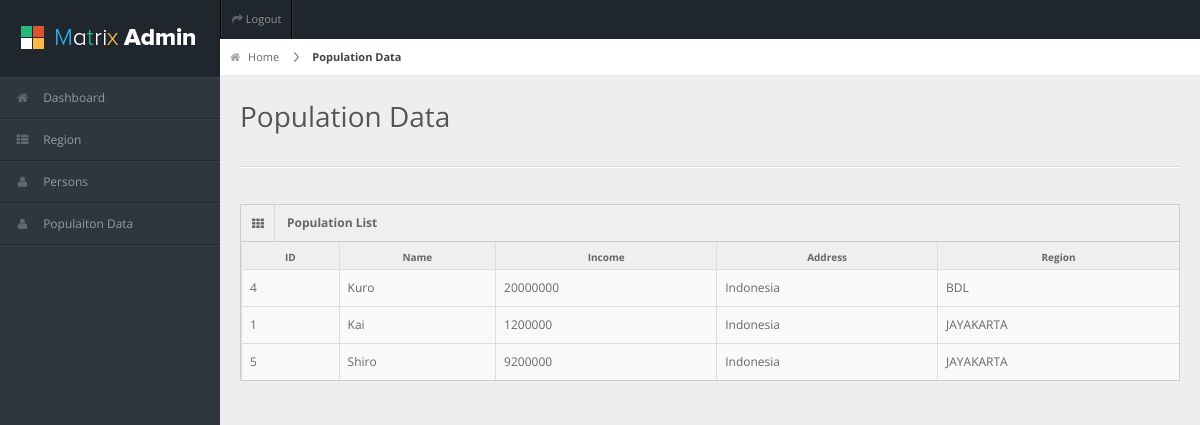
The app's page /population.php (signed in) with its own data.
### tables this page shows
CREATE TABLE `person` (
  `id` int(11) NOT NULL,
  `name` varchar(80) NOT NULL,
  `region_id` int(11) NOT NULL,
  `address` varchar(120) NOT NULL,
  `income` int(11) NOT NULL,
  `created_at` datetime NOT NULL,
  `created_by` int(11) NOT NULL
);

CREATE TABLE `regions` (
  `id` int(11) NOT NULL,
  `name` varchar(80) NOT NULL,
  `created_at` datetime NOT NULL,
  `created_by` int(11) NOT NULL
);

### population.php (the view, shortened to what this page needs)
<?php
    include_once './include/header.inc.php';
    include_once './include/sidebar.inc.php';
?>
<div id="content">
  <div id="content-header">
    <div id="breadcrumb"> <a href="index.php" title="Go to Home" class="tip-bottom"><i class="icon-home"></i> Home</a> <a href="population.php" class="current">Population Data</a> </div>
    <h1>Population Data</h1>
  </div>
  <div class="container-fluid">
    <hr>
    <div class="row-fluid">
      <div class="span12">
        <div class="widget-box">
          <div class="widget-title"> <span class="icon"> <i class="icon-th"></i> </span>
            <h5>Population List</h5>
          </div>
          <div class="widget-content nopadding">
            <table class="table table-bordered table-striped">
              <thead>
                <tr>
                  <th>ID</th>
                  <th>Name</th>
                  <th>Income</th>
                  <th>Address</th>
                  <th>Region</th>
                </tr>
              </thead>
              <tbody>
                    <?php
                        include_once './include/db.inc.php';
                        $sql = "SELECT person.name AS B, person.id, person.income, person.address, regions.name, person.created_at, users.email FROM person INNER JOIN users INNER JOIN regions ON regions.id = person.region_id AND person.created_by = users.id ORDER BY regions.created_at ASC";
                        $result = mysqli_query($conn, $sql);
                        $resultCheck = mysqli_num_rows($result);
                        if ($resultCheck > 0) {
                            while($row = mysqli_fetch_assoc($result)){?>
                                 <tr class="odd gradeX">
                                    <td><?php echo $row['id']; ?></td>
                                    <td><?php echo $row['B']; ?></td>
                                    <td><?php echo $row['income']; ?></td>
                                    <td><?php echo $row['address']; ?></td>
                                    <td><?php echo $row['name']; ?></td>
                                </tr>
                    <?php
                            }
                        }
                    ?>
              </tbody>
            </table>
          </div>
        </div>
    </div>
  </div>
</div>
<?php
    include_once './include/footer.inc.php'
?>

### css/matrix-style.css (style rules this page uses)
* { outline:none !important; -moz-outline: none !important; }
html, body { height:100% }
body { overflow-x: hidden; margin-top: -10px; font-family: 'Open Sans', sans-serif; font-size:12px; color:#666; }
a { color:#666; }
select, textarea, input[type="text"], input[type="password"], input[type="datetime"], input[type="datetime-local"], input[type="date"], input[type="month"], input[type="time"], input[type="week"], input[type="number"], input[type="email"], input[type="url"], input[type="search"], input[type="tel"], input[type="color"], .uneditable-input, .label, .dropdown-menu, .btn, .well, .progress, .table-bordered, .btn-group > .btn:first-child, .btn-group > .btn:last-child, .btn-group > .btn:last-child, .btn-group > .dropdown-toggle, .alert { border-radius:0px; }
hr { border-top-color:#dadada; }
#content { background: none repeat scroll 0 0 #eeeeee; margin-left: 220px; margin-right: 0; padding-bottom: 25px; position: relative; min-height:100%; width: auto; }
#content-header { position: abslute; width: 100%; margin-top: -38px; z-index: 20; }
#content-header h1 { color: #555555; font-size: 28px; font-weight: normal; float: none; text-shadow: 0 1px 0 #ffffff; margin-left: 20px; position: relative; }
#content-header h1, #content-header .btn-group { margin-top: 20px; }
#breadcrumb { background-color: #fff; border-bottom: 1px solid #e3ebed; }
#breadcrumb a { padding: 8px 20px 8px 10px; display: inline-block; background-image: url('../img/breadcrumb.png'); background-position: center right; background-repeat: no-repeat; font-size: 11px; color: #666666; }
#breadcrumb a:last-child { background-image:none; }
#breadcrumb a.current { font-weight: bold; color: #444444; }
#breadcrumb a i { margin-right: 5px; opacity: .6; }
.stat-boxes .peity_bar_good, .stat-boxes .peity_line_good, { color: #459D1C; }
.widget-box { background: none repeat scroll 0 0 #F9F9F9; border-left: 1px solid #CDCDCD; border-top: 1px solid #CDCDCD; border-right: 1px solid #CDCDCD; clear: both; margin-top: 16px; margin-bottom: 16px; position: relative; }
.widget-title, .modal-header, .table th, div.dataTables_wrapper .ui-widget-header { background:#efefef; border-bottom: 1px solid #CDCDCD; height: 36px; }
.widget-title span.icon { padding: 9px 10px 7px 11px; float: left; border-right:1px solid #dadada; }
.widget-title h5 { color: #666; float: left; font-size: 12px; font-weight: bold; padding: 12px; line-height: 12px; margin: 0; }
.widget-content { padding:15px; border-bottom: 1px solid #cdcdcd; }
.table th { height: auto; font-size: 10px; padding: 5px 10px 2px; border-bottom: 0; text-align: center; color: #666666; }
.nopadding { padding: 0 !important; }
.nopadding .table { margin-bottom: 0; }
.nopadding .table-bordered { border: 0; }

### css/matrix-media.css (style rules this page uses)
body { background:#2E363F; }

### records on screen
person: id "4", name "Kuro", income "20000000", address "Indonesia", region.name "BDL"
person: id "1", name "Kai", income "1200000", address "Indonesia", region.name "JAYAKARTA"
person: id "5", name "Shiro", income "9200000", address "Indonesia", region.name "JAYAKARTA"
